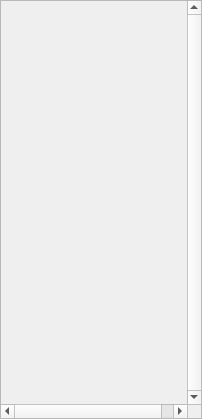
<?xml version="1.0" encoding="UTF-8"?>
<ui version="4.0">
 <class>DetailsDockWidget</class>
 <widget class="QDockWidget" name="DetailsDockWidget">
  <property name="geometry">
   <rect>
    <x>0</x>
    <y>0</y>
    <width>202</width>
    <height>419</height>
   </rect>
  </property>
  <property name="minimumSize">
   <size>
    <width>202</width>
    <height>89</height>
   </size>
  </property>
  <property name="windowTitle">
   <string>Anime Details</string>
  </property>
  <widget class="QWidget" name="dockWidgetContents">
   <property name="minimumSize">
    <size>
     <width>202</width>
     <height>0</height>
    </size>
   </property>
   <layout class="QVBoxLayout" name="verticalLayout">
    <property name="spacing">
     <number>0</number>
    </property>
    <property name="leftMargin">
     <number>0</number>
    </property>
    <property name="topMargin">
     <number>0</number>
    </property>
    <property name="rightMargin">
     <number>0</number>
    </property>
    <property name="bottomMargin">
     <number>0</number>
    </property>
    <item>
     <widget class="QScrollArea" name="scrollArea">
      <property name="verticalScrollBarPolicy">
       <enum>Qt::ScrollBarAlwaysOn</enum>
      </property>
      <property name="widgetResizable">
       <bool>true</bool>
      </property>
      <widget class="QWidget" name="scrollAreaWidgetContents">
       <property name="geometry">
        <rect>
         <x>0</x>
         <y>0</y>
         <width>200</width>
         <height>384</height>
        </rect>
       </property>
       <layout class="QVBoxLayout" name="verticalLayout_2" stretch="0,1">
        <property name="spacing">
         <number>0</number>
        </property>
        <property name="leftMargin">
         <number>0</number>
        </property>
        <property name="topMargin">
         <number>0</number>
        </property>
        <property name="rightMargin">
         <number>0</number>
        </property>
        <property name="bottomMargin">
         <number>0</number>
        </property>
        <item>
         <widget class="QLabel" name="previewLabel">
          <property name="minimumSize">
           <size>
            <width>200</width>
            <height>277</height>
           </size>
          </property>
          <property name="maximumSize">
           <size>
            <width>16777215</width>
            <height>277</height>
           </size>
          </property>
          <property name="textFormat">
           <enum>Qt::PlainText</enum>
          </property>
          <property name="alignment">
           <set>Qt::AlignHCenter|Qt::AlignTop</set>
          </property>
         </widget>
        </item>
        <item>
         <widget class="QLabel" name="detailsLabel">
          <property name="textFormat">
           <enum>Qt::RichText</enum>
          </property>
          <property name="alignment">
           <set>Qt::AlignHCenter|Qt::AlignTop</set>
          </property>
          <property name="wordWrap">
           <bool>true</bool>
          </property>
          <property name="margin">
           <number>6</number>
          </property>
          <property name="textInteractionFlags">
           <set>Qt::TextBrowserInteraction</set>
          </property>
         </widget>
        </item>
       </layout>
      </widget>
     </widget>
    </item>
   </layout>
  </widget>
 </widget>
 <resources/>
 <connections/>
</ui>
